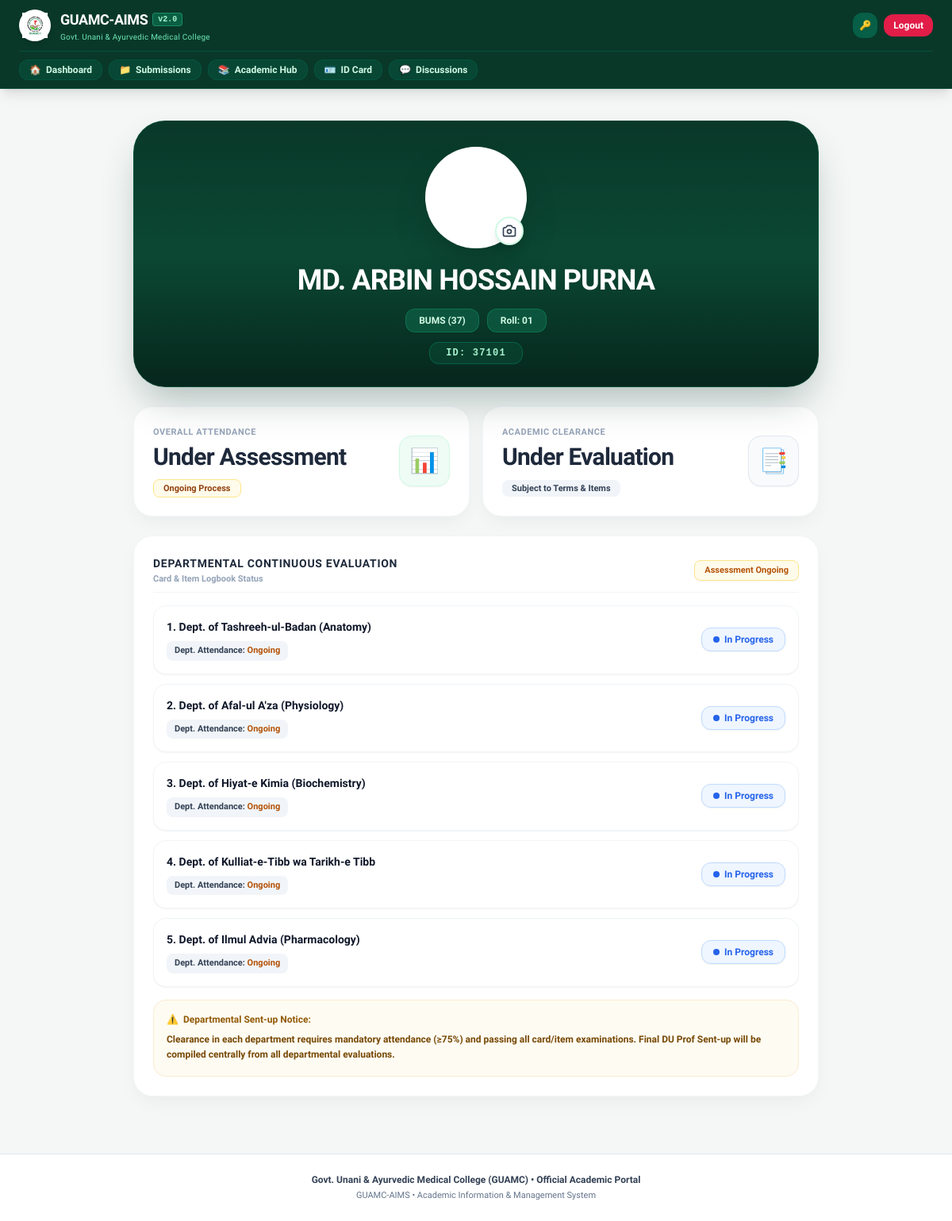
Page /dashboard (signed in) on the committed database.
### models.py (models this page shows)
class NavigationLink(db.Model):
    __tablename__ = 'navigation_links'
    id = db.Column(db.Integer, primary_key=True)
    title = db.Column(db.String(100), nullable=False)
    endpoint_or_url = db.Column(db.String(255), nullable=False)
    icon = db.Column(db.String(50), default='🔗')
    order = db.Column(db.Integer, default=0)
    is_external = db.Column(db.Boolean, default=False)

class Student(UserMixin, db.Model):
    __tablename__ = 'students'
    id = db.Column(db.Integer, primary_key=True)
    unique_id = db.Column(db.String(50), unique=True, index=True)
    batch = db.Column(db.String(20), default='37th')
    course = db.Column(db.String(50), default='BUMS')
    roll_no = db.Column(db.String(20))
    class_roll = db.Column(db.String(20))
    session = db.Column(db.String(30))
    photo = db.Column(db.String(255))
    name_bangla = db.Column(db.String(150))
    name_english = db.Column(db.String(150))
    gender = db.Column(db.String(30))
    marital_status = db.Column(db.String(50))
    father_name = db.Column(db.String(150))
    father_occupation = db.Column(db.String(100))
    mother_name = db.Column(db.String(150))
    mother_occupation = db.Column(db.String(100))
    date_of_birth = db.Column(db.String(30))
    nid_or_birth_cert = db.Column(db.String(50))
    family_income = db.Column(db.String(50))
    family_members = db.Column(db.String(20))
    need_financial_aid = db.Column(db.String(10))
    has_personal_income = db.Column(db.String(10))
    income_source_details = db.Column(db.Text)
    hsc_background = db.Column(db.Text)
    ssc_background = db.Column(db.Text)
    library_member = db.Column(db.String(10))
    hall_resident = db.Column(db.String(50))
    co_curricular_activities = db.Column(db.Text)
    club_interests = db.Column(db.Text)
    height = db.Column(db.String(50))
    weight = db.Column(db.String(30))
    wear_glasses = db.Column(db.String(10))
    blood_group = db.Column(db.String(10))
    chronic_illness = db.Column(db.Text)
    known_allergies = db.Column(db.Text)
    regular_medication = db.Column(db.Text)
    emergency_medical_contact = db.Column(db.String(30))
    identification_mark = db.Column(db.String(150))
    contact_number = db.Column(db.String(30))
    guardian_contact = db.Column(db.String(30))
    present_address = db.Column(db.Text)
    permanent_address = db.Column(db.Text)
    email = db.Column(db.String(120), unique=True, nullable=False, index=True)
    password_hash = db.Column(db.String(255))
    total_classes = db.Column(db.Integer, nullable=True)
    attended_classes = db.Column(db.Integer, nullable=True)
    attendance = db.Column(db.Float, nullable=True)
    is_approved = db.Column(db.Boolean, default=False)
    created_at = db.Column(db.DateTime, default=datetime.utcnow)
    performances = db.relationship('DepartmentPerformance', backref='student', cascade="all, delete-orphan")

class Department(db.Model):
    __tablename__ = 'departments'
    id = db.Column(db.Integer, primary_key=True)
    course = db.Column(db.String(20), nullable=False)
    name = db.Column(db.String(150), nullable=False)
    code = db.Column(db.String(50), nullable=True)
    order = db.Column(db.Integer, default=0)
    performances = db.relationship('DepartmentPerformance', backref='department', cascade="all, delete-orphan")

### app.py (the view)
@app.route('/dashboard')
@login_required
def dashboard():
    try:
        if current_user.email and current_user.email.lower().strip() in ['niloyxahc@gmail.com', 'moderndoctorsguamc@gmail.com']:
            return redirect(url_for('admin_panel'))
        course = (current_user.course or 'BUMS').upper()
        depts = Department.query.filter_by(course=course).order_by(Department.order.asc()).all()
        dept_data = []
        for d in depts:
            perf = DepartmentPerformance.query.filter_by(student_id=current_user.id, department_id=d.id).first()
            dept_data.append({
                'id': d.id,
                'name': d.name,
                'attendance_rate': perf.attendance_rate if (perf and perf.attendance_rate is not None) else None,
                'item_card_status': perf.item_card_status if perf else 'In Progress'
            })
        return render_template('dashboard.html', departments=dept_data)
    except Exception as e:
        return f"Error loading dashboard: {str(e)}", 500

### templates/dashboard.html (shortened to what this page needs)
{% extends "base.html" %}
{% block content %}
<div class="max-w-4xl mx-auto px-4 py-6 space-y-6">
    <div class="bg-gradient-to-b from-[#093829] via-[#0b4834] to-[#06261c] rounded-[2.5rem] p-8 text-white text-center shadow-2xl shadow-emerald-950/30 relative overflow-hidden border border-emerald-700/30">
        <div class="relative inline-block mx-auto mb-5">
            <div class="w-32 h-32 rounded-full border-4 border-white/90 shadow-2xl overflow-hidden bg-white mx-auto flex items-center justify-center">
                <img src="{{ url_for('user_avatar', user_id=current_user.id) }}"
                     alt="{{ current_user.name_english }}"
                     class="w-full h-full object-cover">
            </div>
            <form action="{{ url_for('upload_photo') }}" method="POST" enctype="multipart/form-data" class="absolute bottom-1 right-1">
                <label for="dash-photo-input" class="w-9 h-9 bg-white text-emerald-900 rounded-full flex items-center justify-center shadow-lg border-2 border-emerald-100 cursor-pointer hover:scale-110 active:scale-95 transition transform">
                </label>
            </form>
        </div>
        <h1 class="text-2xl sm:text-3xl md:text-4xl font-black uppercase tracking-tight text-white mb-4 leading-tight">
            {{ current_user.name_english }}
        </h1>
        <div class="flex flex-wrap items-center justify-center gap-2.5 mb-3">
            <span class="px-4 py-1.5 bg-[#0e5c43]/80 backdrop-blur-md text-emerald-100 text-xs font-black rounded-xl border border-emerald-500/30 shadow-sm">
                {{ current_user.course }} ({{ current_user.batch or '37th' }})
            </span>
            <span class="px-4 py-1.5 bg-[#0e5c43]/80 backdrop-blur-md text-emerald-100 text-xs font-black rounded-xl border border-emerald-500/30 shadow-sm">
                Roll: {{ current_user.roll_no }}
            </span>
        </div>
        <div class="inline-block">
            <span class="px-5 py-1.5 bg-[#08402e]/90 text-emerald-200 text-xs font-mono font-bold tracking-widest rounded-xl border border-emerald-600/40">
                ID: {{ current_user.unique_id }}
            </span>
        </div>
    </div>
    <div class="grid grid-cols-1 md:grid-cols-2 gap-4">
        <div class="bg-white rounded-3xl p-6 border border-slate-100 shadow-[0_10px_25px_-5px_rgba(0,0,0,0.05)] flex items-center justify-between">
            <div>
                <p class="text-[11px] font-black tracking-wider uppercase text-slate-400 mb-1">Overall Attendance</p>
                {% if current_user.attendance is not none %}
                    <h2 class="text-3xl sm:text-4xl font-black text-[#043324] tracking-tight">
                        {{ "%.1f"|format(current_user.attendance) }}%
                    </h2>
                    <div class="mt-2 flex items-center gap-2">
                        {% if current_user.attendance >= 75.0 %}
                            <span class="px-3 py-1 bg-emerald-100 text-emerald-800 text-[11px] font-black rounded-lg">Collegiate (≥75%)</span>
                        {% elif current_user.attendance >= 60.0 %}
                            <span class="px-3 py-1 bg-amber-100 text-amber-800 text-[11px] font-black rounded-lg">Non-Collegiate</span>
                        {% else %}
                            <span class="px-3 py-1 bg-rose-100 text-rose-800 text-[11px] font-black rounded-lg">Dis-Collegiate</span>
                        {% endif %}
                        <span class="text-[10px] font-bold text-slate-400">Min 75% required</span>
                    </div>
                {% else %}
                    <h2 class="text-2xl sm:text-3xl font-black text-slate-800 tracking-tight">Under Assessment</h2>
                    <div class="mt-2">
                        <span class="px-3 py-1 bg-amber-50 text-amber-800 border border-amber-200 text-[11px] font-black rounded-lg">
                            Ongoing Process
                        </span>
                    </div>
                {% endif %}
            </div>
            <div class="w-16 h-16 rounded-2xl bg-[#effcf6] border border-emerald-100 flex items-center justify-center text-3xl shadow-sm">
                📊
            </div>
        </div>
        <div class="bg-white rounded-3xl p-6 border border-slate-100 shadow-[0_10px_25px_-5px_rgba(0,0,0,0.05)] flex items-center justify-between">
            <div>
                <p class="text-[11px] font-black tracking-wider uppercase text-slate-400 mb-1">Academic Clearance</p>
                <h2 class="text-2xl sm:text-3xl font-black text-slate-800 tracking-tight">Under Evaluation</h2>
                <div class="mt-2">
                    <span class="px-3 py-1 bg-slate-100 text-slate-700 text-[11px] font-black rounded-lg">
                        Subject to Terms &amp; Items
                    </span>
                </div>
            </div>
            <div class="w-16 h-16 rounded-2xl bg-[#f8fafc] border border-slate-200 flex items-center justify-center text-3xl shadow-sm">
                📑
            </div>
        </div>
    </div>
    <div class="bg-white rounded-3xl p-6 border border-slate-100 shadow-[0_10px_25px_-5px_rgba(0,0,0,0.05)] space-y-4">
        <div class="flex items-center justify-between pb-2 border-b border-slate-100">
            <div>
                <h3 class="text-xs sm:text-sm font-black text-slate-800 uppercase tracking-wider">
                    DEPARTMENTAL CONTINUOUS EVALUATION
                </h3>
                <p class="text-[11px] text-slate-400 font-semibold mt-0.5">Card &amp; Item Logbook Status</p>
            </div>
            <span class="px-3 py-1 bg-amber-50 border border-amber-200 text-amber-700 text-[11px] font-bold rounded-lg shadow-sm">
                Assessment Ongoing
            </span>
        </div>
        <div class="space-y-3">
            {% for d in departments %}
            <div class="p-4 rounded-2xl border border-slate-100 bg-white shadow-sm hover:border-emerald-200 transition flex flex-col sm:flex-row sm:items-center justify-between gap-3">
                <div>
                    <h4 class="text-sm font-black text-slate-900">
                        {{ loop.index }}. Dept. of {{ d.name }}
                    </h4>
                    <div class="flex items-center gap-2 mt-2">
                        <span class="px-2.5 py-1 bg-slate-100 text-slate-700 rounded-lg text-[11px] font-bold">
                            Dept. Attendance:
                            {% if d.attendance_rate is not none %}
                                <strong class="text-emerald-700">{{ "%.1f"|format(d.attendance_rate) }}%</strong>
                            {% else %}
                                <strong class="text-amber-700">Ongoing</strong>
                            {% endif %}
                        </span>
                    </div>
                </div>
                <div>
                    <span class="px-3.5 py-1.5 {% if d.item_card_status == 'Cleared' %}bg-emerald-50 border-emerald-200 text-emerald-700{% else %}bg-blue-50 border-blue-200 text-blue-600{% endif %} border text-xs font-black rounded-xl inline-flex items-center gap-1.5 shadow-sm">
                        <span class="w-2 h-2 rounded-full {% if d.item_card_status == 'Cleared' %}bg-emerald-600{% else %}bg-blue-600{% endif %}"></span>
                        {{ d.item_card_status }}
                    </span>
                </div>
            </div>
            {% endfor %}
        </div>
        <div class="p-4 rounded-2xl bg-[#fefbf2] border border-[#faecd1] text-xs space-y-2 mt-4">
            <h5 class="font-black text-[#925a07] flex items-center gap-1.5 text-xs">
                <span>⚠️</span> Departmental Sent-up Notice:
            </h5>
            <p class="text-[#784805] leading-relaxed font-semibold">
                Clearance in each department requires mandatory attendance (≥75%) and passing all card/item examinations. Final DU Prof Sent-up will be compiled centrally from all departmental evaluations.
            </p>
        </div>
    </div>
</div>
{% endblock %}

### templates/base.html (shortened to what this page needs)
<!DOCTYPE html>
<html lang="en">
<head>
    <script src="https://cdn.tailwindcss.com"></script>
</head>
<body class="bg-[#f4f7f6] min-h-screen text-slate-800 flex flex-col justify-between">
    <header class="bg-[#093829] text-white shadow-lg sticky top-0 z-50 border-b border-emerald-800/40">
        <div class="max-w-7xl mx-auto px-4 sm:px-6">
            <div class="flex items-center justify-between h-16">
                <a href="{{ url_for('dashboard') }}" class="flex items-center gap-3">
                    <div class="w-10 h-10 rounded-full bg-white flex items-center justify-center p-1 shadow-md">
                        <img src="{{ url_for('static', filename='logo.png') }}"
                             onerror="this.onerror=null; this.src='https://raw.githubusercontent.com/mdniloyhasan/guamc-portal/main/static/logo.png';"
                             alt="GUAMCH Logo"
                             class="w-full h-full object-contain">
                    </div>
                    <div>
                        <div class="flex items-center gap-1.5">
                            <h1 class="text-base sm:text-lg font-black tracking-tight leading-tight">GUAMC-AIMS</h1>
                            <span class="px-1.5 py-0.2 bg-emerald-500/30 border border-emerald-400/40 text-emerald-200 text-[10px] font-mono font-bold rounded">v2.0</span>
                        </div>
                        <p class="text-[10px] text-emerald-300 font-medium tracking-wide">Govt. Unani &amp; Ayurvedic Medical College</p>
                    </div>
                </a>
                <div class="flex items-center gap-2">
                    {% if current_user.is_authenticated %}
                        <a href="{{ url_for('change_password') }}" class="p-2 bg-emerald-800 hover:bg-emerald-700 text-amber-300 rounded-xl text-xs font-bold transition shadow-sm" title="Change Password">
                            🔑
                        </a>
                        <a href="{{ url_for('logout') }}" class="px-3 py-1.5 bg-rose-600 hover:bg-rose-700 text-white rounded-xl text-xs font-bold transition shadow-sm">
                            Logout
                        </a>
                    {% else %}
                        <a href="{{ url_for('login') }}" class="px-4 py-1.5 bg-emerald-500 hover:bg-emerald-600 text-white rounded-xl text-xs font-bold transition shadow-sm">
                            Login
                        </a>
                    {% endif %}
                </div>
            </div>
            {% if current_user.is_authenticated and current_user.email not in ['niloyxahc@gmail.com', 'moderndoctorsguamc@gmail.com'] %}
            <div class="flex items-center gap-2 overflow-x-auto py-2.5 no-scrollbar border-t border-emerald-800/60 text-xs font-bold">
                {% if custom_nav_links %}
                    {% for item in custom_nav_links %}
                        <a href="{% if item.is_external %}{{ item.endpoint_or_url }}{% else %}{{ url_for(item.endpoint_or_url) if item.endpoint_or_url in ['dashboard','id_card','submission_hub','resources','discussions'] else '#' }}{% endif %}"
                           class="px-3 py-1 rounded-xl bg-emerald-800/40 hover:bg-emerald-600 text-emerald-100 whitespace-nowrap transition flex items-center gap-1.5 border border-emerald-700/30">
                            <span>{{ item.icon }}</span> {{ item.title }}
                        </a>
                    {% endfor %}
                {% endif %}
            </div>
            {% endif %}
        </div>
    </header>
    <main class="flex-grow">
        {% block content %}{% endblock %}
    </main>
    <footer class="bg-white border-t border-slate-200 mt-12 py-6 text-center text-xs text-slate-500">
        <p class="font-bold text-slate-700">Govt. Unani &amp; Ayurvedic Medical College (GUAMC) • Official Academic Portal</p>
        <p class="mt-1 text-[11px] text-slate-500">GUAMC-AIMS • Academic Information &amp; Management System</p>
    </footer>
</body>
</html>

### rows in the picture
NavigationLink: icon "🏠", title "Dashboard"
NavigationLink: icon "📁", title "Submissions"
NavigationLink: icon "📚", title "Academic Hub"
NavigationLink: icon "🪪", title "ID Card"
NavigationLink: icon "💬", title "Discussions"
Student: name_english "MD. ARBIN HOSSAIN PURNA", course "BUMS", batch "37", roll_no "01", unique_id "37101"
Department: name "Tashreeh-ul-Badan (Anatomy)", item_card_status "In Progress"
Department: name "Afal-ul A'za (Physiology)", item_card_status "In Progress"
Department: name "Hiyat-e Kimia (Biochemistry)", item_card_status "In Progress"
Department: name "Kulliat-e-Tibb wa Tarikh-e Tibb", item_card_status "In Progress"
Department: name "Ilmul Advia (Pharmacology)", item_card_status "In Progress"
